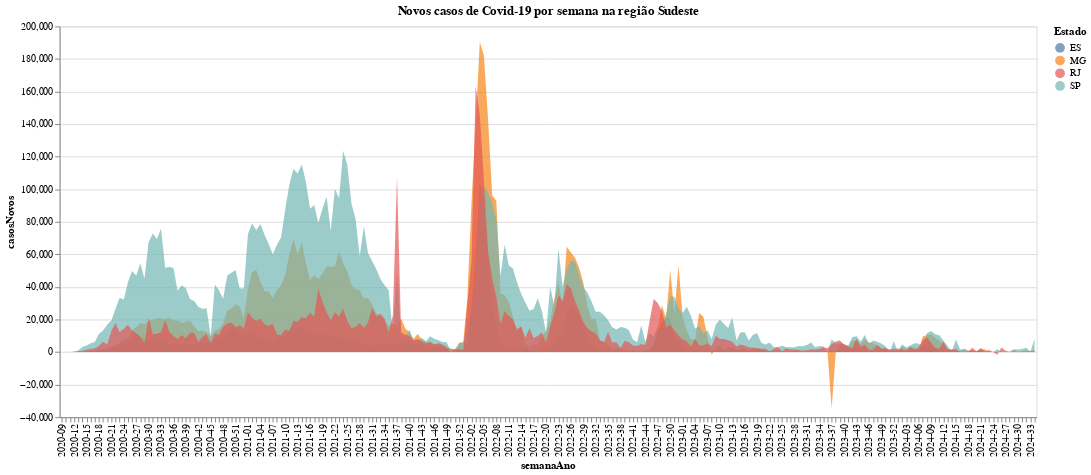

Source (notebook cell):
### Code cell
#Agrupando o dataset para que eu tenha apenas um registro por semana e estado
df_plot = pd.read_csv('dados/covid.csv')
df_plot = df_plot[(df_plot['regiao'] == 'Sudeste') & (df_plot['municipio'].isnull())]
df_plot = df_plot[['estado','semanaAno', 'casosNovos']].groupby(['estado','semanaAno']).sum().reset_index()
df_plot = df_plot.sort_values('semanaAno')

st.write('### Seguindo o padrão dos exercícios anteriores, selecionei o Sudeste por ser a região onde resido')
st.write('Se observa que São Paulo, em parte pelo tamanho de sua população, se manteve com número de contágio semanal bem superior às demais UFs desde o começo da pandemia, inclusive, tendo uma aceleração de contágio mais agravada do que as outras UFs entre o início da pandemia e a semana 33 de 2020. O mesmo comportamento pode ser observado novamente entre a semana 1 (pós festas) e a semana 24 de 2021. Apesar disso, se manteve controlada nas semanas 3 a 6 de 2022, enquanto RJ e MG apresentaram o maior pico histórico, com mais de 160mil novos casos, superando até mesmo a máxima histórica de 120mil casos em SP. Após este pico, todos os UFs entraram em declínio do número de casos, e apesar da diferença populacional, todas se mantiveram em um patamar similar, demonstrando um melhor controle da pandemia no estado de SP em relação às demais UFs.')

#Plotando o gráfico de área com altair
alt.Chart(df_plot).mark_area().encode(
    x=alt.X('semanaAno:N', 
            axis=alt.Axis(labelOverlap='greedy') #Ajustei para que os rótulos não se sobreponham
            ),
    y=alt.Y('casosNovos:Q', stack=None),
    color=alt.Color('estado:N', legend=alt.Legend(title='Estado')),
    opacity=alt.value(0.7),
    tooltip=['estado:N', 'semanaAno:O', 'casosNovos:Q']
).properties(
    title='Novos casos de Covid-19 por semana na região Sudeste',
    width=1000,
    height=400,
)

### Figure 1 — Vega-Lite specification as saved in the notebook (floating-point values rounded to 4 significant figures; data arrays with more than 128 entries replaced by an {"elided": "..."} marker saying what was removed)
{"config": {"view": {"continuousWidth": 300, "continuousHeight": 300}}, "data": {"name": "data-01f5cb82907cdc84f986a77842eb23e4"}, "mark": {"type": "area"}, "encoding": {"color": {"field": "estado", "legend": {"title": "Estado"}, "type": "nominal"}, "opacity": {"value": 0.7}, "tooltip": [{"field": "estado", "type": "nominal"}, {"field": "semanaAno", "type": "ordinal"}, {"field": "casosNovos", "type": "quantitative"}], "x": {"axis": {"labelOverlap": "greedy"}, "field": "semanaAno", "type": "nominal"}, "y": {"field": "casosNovos", "stack": null, "type": "quantitative"}}, "height": 400, "title": "Novos casos de Covid-19 por semana na região Sudeste", "width": 1000, "$schema": "https://vega.github.io/schema/vega-lite/v5.14.1.json", "datasets": {"data-01f5cb82907cdc84f986a77842eb23e4": {"elided": "944 records"}}}
